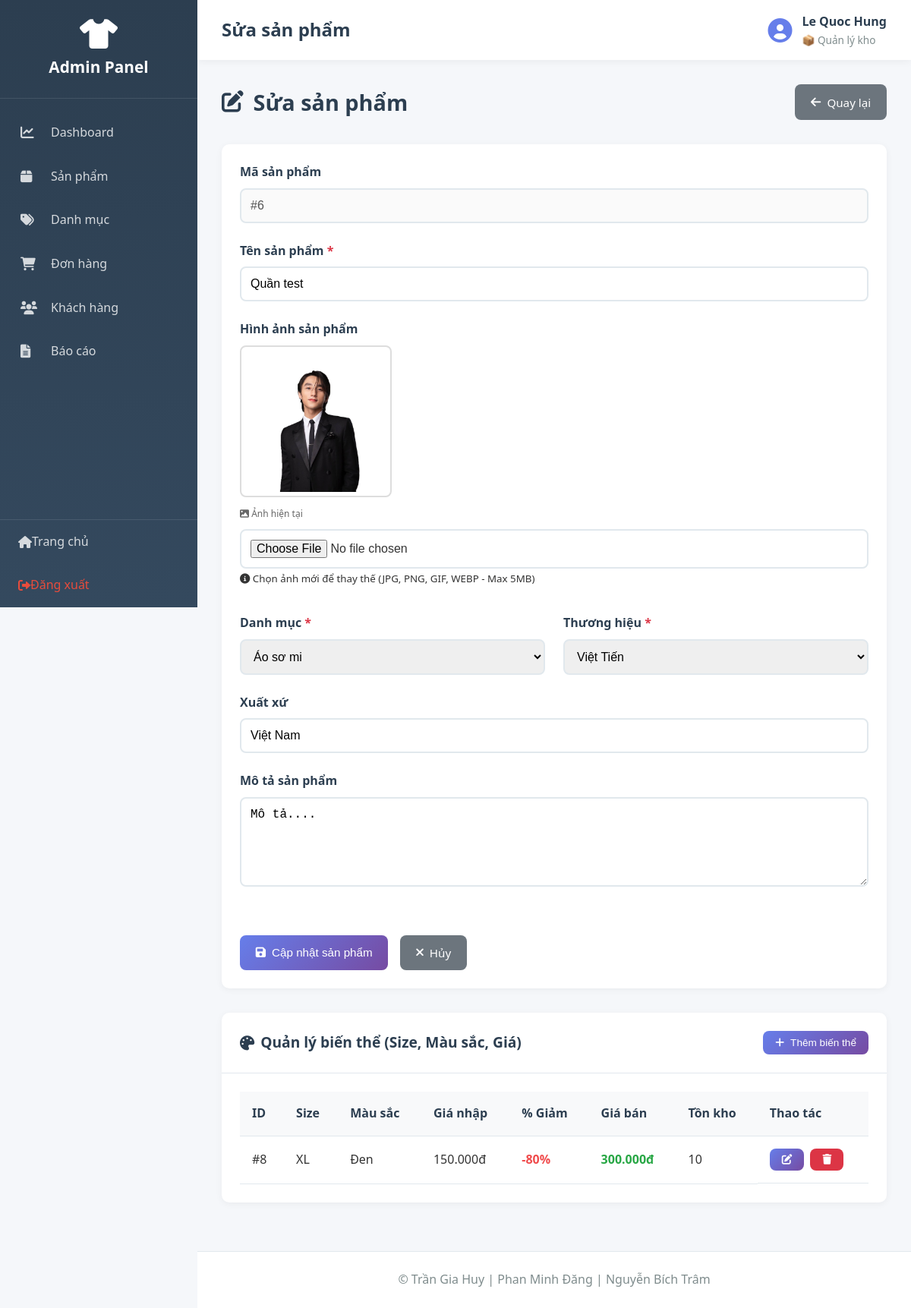
Before: /admin/index.php?action=editProduct&id=6 (signed in) with the older database file.
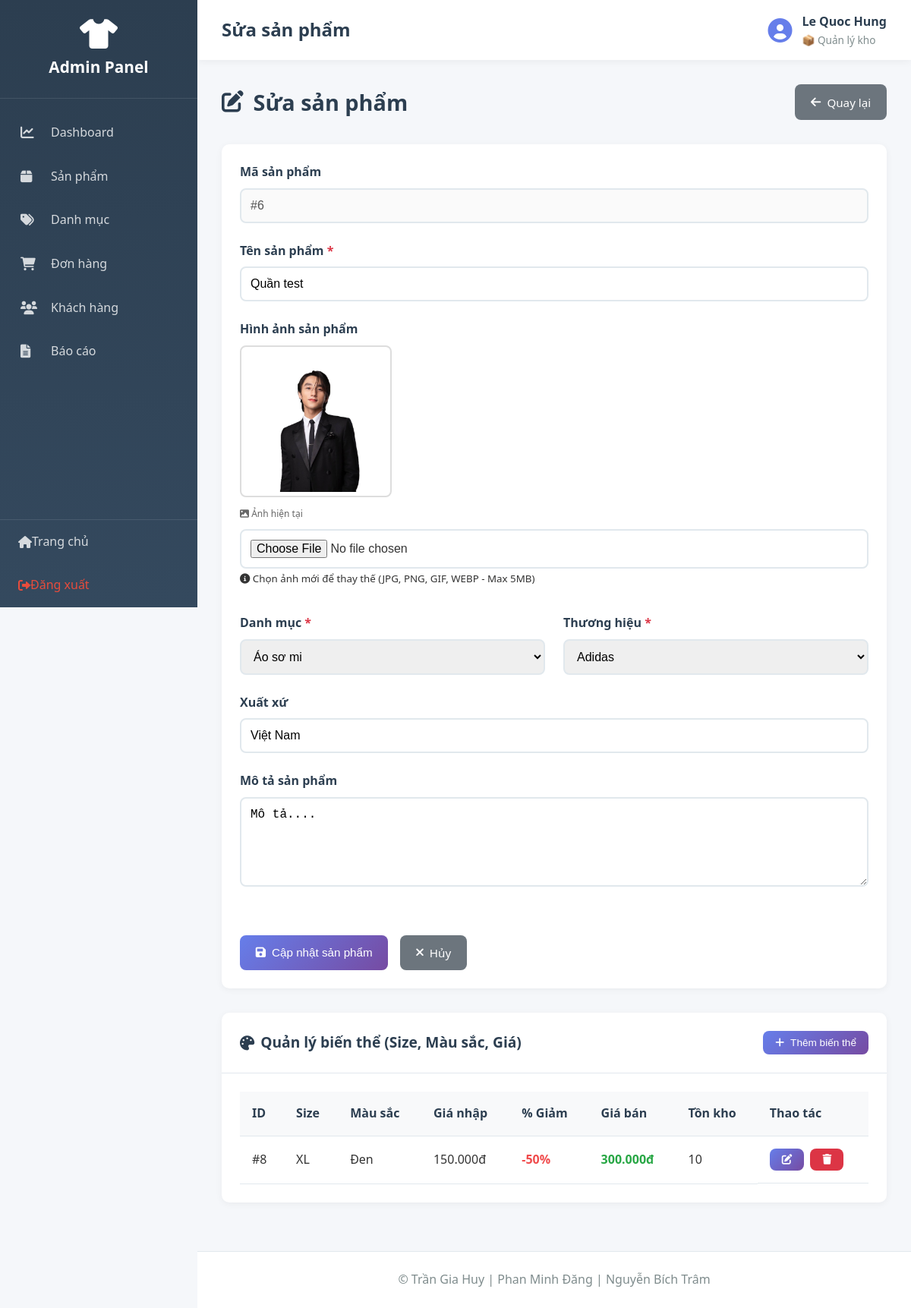
After: the same page with the newer database file.
### tables this page shows
CREATE TABLE `sanpham` (
  `MaSP` int(11) NOT NULL,
  `TenSP` varchar(100) DEFAULT NULL,
  `MaDM` int(11) DEFAULT NULL,
  `MaTH` int(11) DEFAULT NULL,
  `XuatXu` varchar(100) DEFAULT NULL,
  `MoTa` text DEFAULT NULL,
  `HinhAnh` varchar(255) DEFAULT NULL
);

CREATE TABLE `thuonghieu` (
  `MaTH` int(11) NOT NULL,
  `TenTH` varchar(100) DEFAULT NULL
);

CREATE TABLE `sanpham_bienthe` (
  `MaSP_BienThe` int(11) NOT NULL,
  `MaSP` int(11) DEFAULT NULL,
  `KichThuoc` varchar(10) DEFAULT NULL,
  `MauSac` varchar(50) DEFAULT NULL,
  `GiaNhap` decimal(10,2) DEFAULT NULL,
  `GiaBan` decimal(10,2) DEFAULT NULL,
  `GiaGoc` decimal(10,2) DEFAULT NULL,
  `TonKho` int(11) DEFAULT NULL,
  `NgayCapNhat` date DEFAULT NULL
);

CREATE TABLE `danhmuc` (
  `MaDM` int(11) NOT NULL,
  `TenDM` varchar(100) DEFAULT NULL,
  `MaDM_Cha` int(11) DEFAULT NULL
);

### app/controllers/AdminController.php (called while the page is built, shortened)
<?php
require_once __DIR__ . '/../../core/Controller.php';
class AdminController extends Controller {
    public function editProduct() {
        $productId = isset($_GET['id']) ? intval($_GET['id']) : 0;
        $productModel = $this->model('Product');
        $categoryModel = $this->model('Category');
        $product = $productModel->getProductDetail($productId);
        $categories = $categoryModel->getAllCategories();
        $brands = $productModel->query("SELECT * FROM thuonghieu")->fetch_all(MYSQLI_ASSOC);
        $variants = $productModel->getProductVariants($productId);
        $message = null;
        $data = [
            'page_title' => 'Sửa sản phẩm',
            'product' => $product,
            'categories' => $categories,
            'brands' => $brands,
            'variants' => $variants,
            'message' => $message
        ];
        $this->view('admin/products/edit', $data);
    }
}
?>

### core/Model.php (called while the page is built, shortened)
<?php
class Model {
    protected $db;
    public function __construct() {
        $this->db = $this->connectDB();
    }
    private function connectDB() {
        $conn = new mysqli(DB_HOST, DB_USER, DB_PASS, DB_NAME);
        $conn->set_charset("utf8mb4");
        return $conn;
    }
    public function query($sql) {
        return $this->db->query($sql);
    }
}
?>

### app/models/Product.php (called while the page is built, shortened)
<?php
require_once __DIR__ . '/../../core/Model.php';
class Product extends Model {
    public function getProductDetail($productId) {
        $sql = "SELECT sp.*, dm.TenDM, th.TenTH
                FROM sanpham sp
                LEFT JOIN danhmuc dm ON sp.MaDM = dm.MaDM
                LEFT JOIN thuonghieu th ON sp.MaTH = th.MaTH
                WHERE sp.MaSP = " . intval($productId);
        $result = $this->query($sql);
        if ($result && $result->num_rows > 0) {
            return $result->fetch_assoc();
        }
        return null;
    }
    public function getProductVariants($productId, $onlyInStock = false) {
        $sql = "SELECT *,
                CASE
                    WHEN GiaGoc > 0 AND GiaGoc > GiaBan THEN ROUND(((GiaGoc - GiaBan) / GiaGoc) * 100, 0)
                    ELSE 0
                END as PhanTramGiam
                FROM sanpham_bienthe
                WHERE MaSP = " . intval($productId);
        $sql .= " ORDER BY KichThuoc, MauSac";
        $result = $this->query($sql);
        if ($result) {
            return $result->fetch_all(MYSQLI_ASSOC);
        }
        return [];
    }
}
?>

### app/models/Category.php (called while the page is built, shortened)
<?php
require_once __DIR__ . '/../../core/Model.php';
class Category extends Model {
    public function getAllCategories() {
        $sql = "SELECT dm.*, dm_cha.TenDM as TenDMCha
                FROM danhmuc dm
                LEFT JOIN danhmuc dm_cha ON dm.MaDM_Cha = dm_cha.MaDM
                ORDER BY
                    COALESCE(dm.MaDM_Cha, dm.MaDM) ASC,
                    CASE WHEN dm.MaDM_Cha IS NULL THEN 0 ELSE 1 END ASC,
                    dm.MaDM ASC";
        $result = $this->query($sql);
        if ($result) {
            return $result->fetch_all(MYSQLI_ASSOC);
        }
        return [];
    }
}
?>

### app/views/admin/products/edit.php (the view, shortened to what the changed rows need)
<?php require_once __DIR__ . '/../../layouts/admin_header.php'; ?>
<div class="page-header">
    <h2><i class="fas fa-edit"></i> Sửa sản phẩm</h2>
    <a href="index.php?action=products" class="btn btn-secondary">
        <i class="fas fa-arrow-left"></i> Quay lại
    </a>
</div>
<div class="admin-card">
    <div class="card-body">
        <form method="POST" action="" enctype="multipart/form-data" class="admin-form">
            <div class="form-row">
                <div class="form-group">
                    <label>Mã sản phẩm</label>
                    <input type="text" class="form-control" value="#<?php echo $product['MaSP']; ?>" disabled>
                </div>
            </div>
            <div class="form-row">
                <div class="form-group">
                    <label for="ten_sp">Tên sản phẩm <span class="required">*</span></label>
                    <input type="text"
                           id="ten_sp"
                           name="ten_sp"
                           class="form-control"
                           value="<?php echo htmlspecialchars($product['TenSP']); ?>"
                           required>
                </div>
            </div>
            <div class="form-row">
                <div class="form-group">
                    <label for="hinh_anh">Hình ảnh sản phẩm</label>
                    <?php if (!empty($product['HinhAnh'])): ?>
                    <div style="margin-bottom: 10px;">
                        <img src="../public/uploads/products/<?php echo htmlspecialchars($product['HinhAnh']); ?>"
                             style="max-width: 200px; max-height: 200px; border: 2px solid #ddd; padding: 5px; border-radius: 8px;">
                        <p style="margin: 5px 0; font-size: 12px; color: #666;">
                            <i class="fas fa-image"></i> Ảnh hiện tại
                        </p>
                    </div>
                    <?php endif; ?>
                    <input type="file"
                           id="hinh_anh"
                           name="hinh_anh"
                           class="form-control"
                           accept="image/jpeg,image/jpg,image/png,image/gif,image/webp">
                    <small class="form-hint">
                        <i class="fas fa-info-circle"></i>
                        Chọn ảnh mới để thay thế (JPG, PNG, GIF, WEBP - Max 5MB)
                    </small>
                </div>
            </div>
            <div class="form-row">
                <div class="form-group">
                    <label for="ma_dm">Danh mục <span class="required">*</span></label>
                    <select id="ma_dm" name="ma_dm" class="form-control" required>
                        <?php foreach ($categories as $category): ?>
                        <option value="<?php echo $category['MaDM']; ?>"
                                <?php echo $category['MaDM'] == $product['MaDM'] ? 'selected' : ''; ?>>
                            <?php echo htmlspecialchars($category['TenDM']); ?>
                        </option>
                        <?php endforeach; ?>
                    </select>
                </div>
                <div class="form-group">
                    <label for="ma_th">Thương hiệu <span class="required">*</span></label>
                    <select id="ma_th" name="ma_th" class="form-control" required>
                        <?php foreach ($brands as $brand): ?>
                        <option value="<?php echo $brand['MaTH']; ?>"
                                <?php echo $brand['MaTH'] == $product['MaTH'] ? 'selected' : ''; ?>>
                            <?php echo htmlspecialchars($brand['TenTH']); ?>
                        </option>
                        <?php endforeach; ?>
                    </select>
                </div>
            </div>
            <div class="form-row">
                <div class="form-group">
                    <label for="xuat_xu">Xuất xứ</label>
                    <input type="text"
                           id="xuat_xu"
                           name="xuat_xu"
                           class="form-control"
                           value="<?php echo htmlspecialchars($product['XuatXu']); ?>">
                </div>
            </div>
            <div class="form-row">
                <div class="form-group">
                    <label for="mo_ta">Mô tả sản phẩm</label>
                    <textarea id="mo_ta"
                              name="mo_ta"
                              class="form-control"
                              rows="5"><?php echo htmlspecialchars($product['MoTa']); ?></textarea>
                </div>
            </div>
            <div class="form-actions">
                <button type="submit" class="btn btn-primary">
                    <i class="fas fa-save"></i> Cập nhật sản phẩm
                </button>
                <a href="index.php?action=products" class="btn btn-secondary">
                    <i class="fas fa-times"></i> Hủy
                </a>
            </div>
        </form>
    </div>
</div>
<div class="admin-card">
    <div class="card-header">
        <h3><i class="fas fa-palette"></i> Quản lý biến thể (Size, Màu sắc, Giá)</h3>
        <button onclick="showAddVariantForm()" class="btn btn-sm btn-primary">
            <i class="fas fa-plus"></i> Thêm biến thể
        </button>
    </div>
    <div class="card-body">
        <?php if (!empty($variants)): ?>
        <table class="data-table" id="variants-table">
            <thead>
                <tr>
                    <th>ID</th>
                    <th>Size</th>
                    <th>Màu sắc</th>
                    <th>Giá nhập</th>
                    <th>% Giảm</th>
                    <th>Giá bán</th>
                    <th>Tồn kho</th>
                    <th>Thao tác</th>
                </tr>
            </thead>
            <tbody>
                <?php foreach ($variants as $variant): ?>
                <tr id="variant-<?php echo $variant['MaSP_BienThe']; ?>">
                    <td>#<?php echo $variant['MaSP_BienThe']; ?></td>
                    <td>
                        <span class="var-text"><?php echo htmlspecialchars($variant['KichThuoc']); ?></span>
                    </td>
                    <td>
                        <span class="var-text"><?php echo htmlspecialchars($variant['MauSac']); ?></span>
                    </td>
                    <td>
                        <span class="var-text"><?php echo number_format($variant['GiaNhap'], 0, ',', '.'); ?>đ</span>
                    </td>
                    <td>
                        <?php
                        $phanTramGiam = 0;
                        if ($variant['GiaGoc'] > 0 && $variant['GiaGoc'] > $variant['GiaBan']) {
                            $phanTramGiam = round((($variant['GiaGoc'] - $variant['GiaBan']) / $variant['GiaGoc']) * 100);
                        }
                        ?>
                        <span class="var-text">
                            <?php if ($phanTramGiam > 0): ?>
                                <span style="color: #f04b4c; font-weight: bold;">-<?php echo $phanTramGiam; ?>%</span>
                            <?php else: ?>
                                <span style="color: #999;">0%</span>
                            <?php endif; ?>
                        </span>
                    </td>
                    <td>
                        <span class="var-text text-success"><strong><?php echo number_format($variant['GiaBan'], 0, ',', '.'); ?>đ</strong></span>
                    </td>
                    <td>
                        <span class="var-text"><?php echo $variant['TonKho']; ?></span>
                    </td>
                    <td class="actions">
                        <button onclick="editVariant(<?php echo $variant['MaSP_BienThe']; ?>)" class="btn btn-sm btn-primary btn-edit">
                            <i class="fas fa-edit"></i>
                        </button>
                        <a href="index.php?action=deleteVariant&id=<?php echo $variant['MaSP_BienThe']; ?>&product_id=<?php echo $product['MaSP']; ?>"
                           class="btn btn-sm btn-danger"
                           onclick="return confirm('Bạn có chắc muốn xóa biến thể này?')">
                            <i class="fas fa-trash"></i>
                        </a>
                    </td>
                </tr>
                <?php endforeach; ?>
            </tbody>
        </table>
        <?php endif; ?>
    </div>
</div>
<?php require_once __DIR__ . '/../../layouts/admin_footer.php'; ?>

Changed rows visible on the page:
changed sanpham "Quần test": ma_th "Việt Tiến" → "Adidas"
changed sanpham_bienthe "XL": phanTramGiam "80" → "50"
